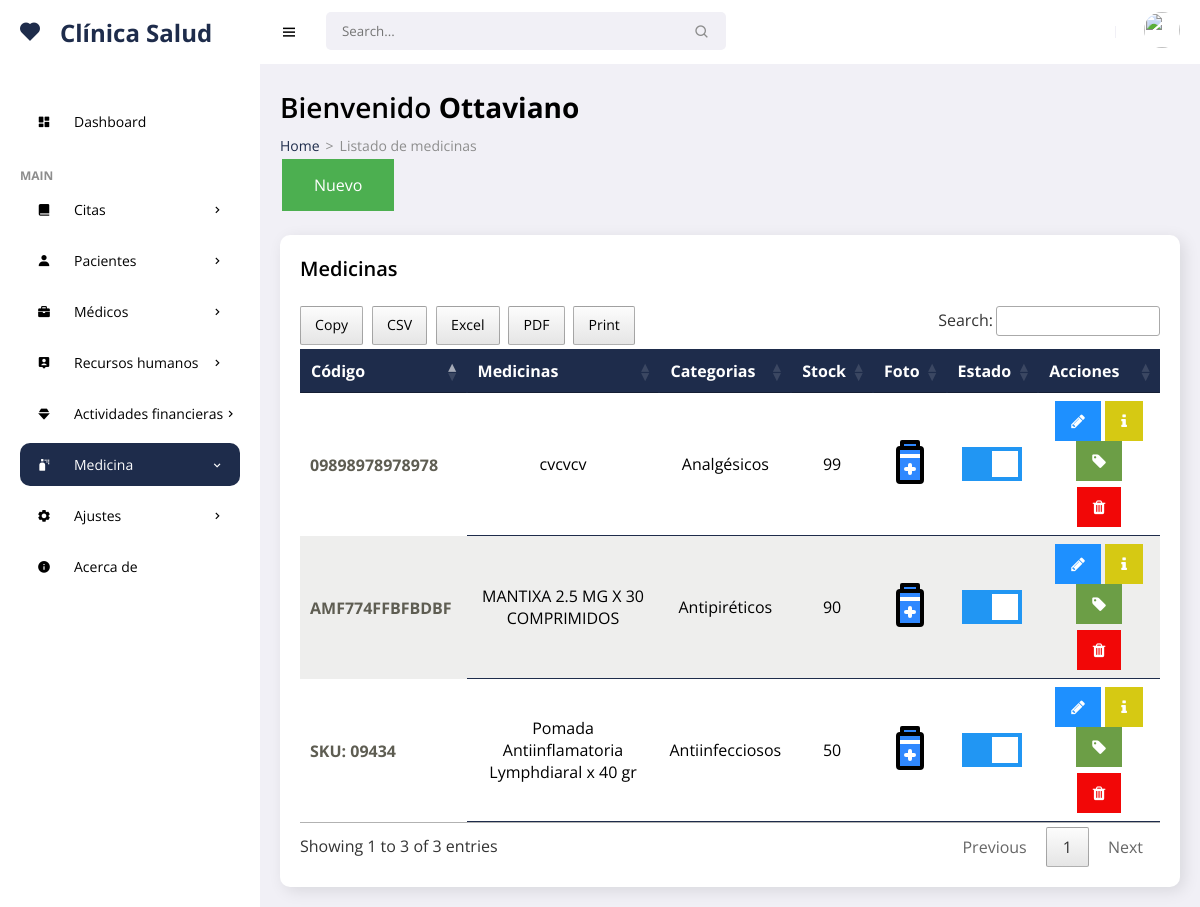
The app's page /consultorio_nuevo/frontend/medicinas/mostrar.php (signed in) with its own data.
### tables this page shows
CREATE TABLE `product` (
  `idprcd` int(11) NOT NULL,
  `codpro` char(14) NOT NULL,
  `nompro` text NOT NULL,
  `idcat` int(11) NOT NULL,
  `preprd` decimal(10,2) NOT NULL,
  `stock` char(3) NOT NULL,
  `state` char(1) NOT NULL,
  `fere` timestamp NOT NULL DEFAULT current_timestamp() ON UPDATE current_timestamp()
);

CREATE TABLE `category` (
  `idcat` int(11) NOT NULL,
  `nomcat` varchar(150) NOT NULL,
  `state` char(1) NOT NULL,
  `fere` timestamp NOT NULL DEFAULT current_timestamp() ON UPDATE current_timestamp()
);

### consultorio_nuevo/frontend/medicinas/mostrar.php (the view, shortened to what this page needs)
<!DOCTYPE html>
<html lang="es">
<head>
    <link href='https://unpkg.com/boxicons@2.0.9/css/boxicons.min.css' rel='stylesheet'>
    <link rel="stylesheet" href="../../backend/css/admin.css">
    <link rel="stylesheet" type="text/css" href="../../backend/css/datatable.css">
    <link rel="stylesheet" type="text/css" href="../../backend/css/buttonsdataTables.css">
    <link rel="stylesheet" type="text/css" href="../../backend/css/font.css">
</head>
<body>
    <section id="sidebar">
        <a href="../admin/escritorio.php" class="brand"><i class='bx bxs-heart icon'></i> Clínica Salud</a>
        <ul class="side-menu">
            <li><a href="../admin/escritorio.php" ><i class='bx bxs-dashboard icon' ></i> Dashboard</a></li>
            <li class="divider" data-text="main">Main</li>
            <li>
                <a href="#"><i class='bx bxs-book-alt icon' ></i> Citas <i class='bx bx-chevron-right icon-right' ></i></a>
            </li>
            <li>
                <a href="#"><i class='bx bxs-user icon' ></i> Pacientes <i class='bx bx-chevron-right icon-right' ></i></a>
            </li>
            <li>
                <a href="#"><i class='bx bxs-briefcase icon' ></i> Médicos <i class='bx bx-chevron-right icon-right' ></i></a>
            </li>
            <li>
                <a href="#"><i class='bx bxs-user-pin icon' ></i> Recursos humanos<i class='bx bx-chevron-right icon-right' ></i></a>
            </li>
            <li>
                <a href="#"><i class='bx bxs-diamond icon' ></i> Actividades financieras<i class='bx bx-chevron-right icon-right' ></i></a>
            </li>
            <li>
                <a href="#" class="active"><i class='bx bxs-spray-can icon' ></i> Medicina<i class='bx bx-chevron-right icon-right' ></i></a>
            </li>
            <li>
                <a href="#"><i class='bx bxs-cog icon' ></i> Ajustes<i class='bx bx-chevron-right icon-right' ></i></a>
            </li>
        <li><a href="../acerca/mostrar.php"><i class='bx bxs-info-circle icon' ></i> Acerca de</a></li>
        </ul>
    </section>
    <section id="content">
        <nav>
            <i class='bx bx-menu toggle-sidebar' ></i>
            <form action="#">
                <div class="form-group">
                    <input type="text" placeholder="Search...">
                    <i class='bx bx-search icon' ></i>
                </div>
            </form>
            <div class="profile">
                <img src="https://images.unsplash.com/photo-1517841905240-472988babdf9?ixid=MnwxMjA3fDB8MHxzZWFyY2h8NHx8cGVvcGxlfGVufDB8fDB8fA%3D%3D&ixlib=rb-1.2.1&auto=format&fit=crop&w=500&q=60" alt="">
            </div>
        </nav>
        <main>
            <h1 class="title">Bienvenido <?php echo '<strong>'.$_SESSION['username'].'</strong>'; ?></h1>
            <ul class="breadcrumbs">
                <li><a href="../admin/escritorio.php">Home</a></li>
                <li class="divider">></li>
                <li><a href="#" class="active">Listado de medicinas</a></li>
            </ul>
            <button class="button" onclick="location.href='nuevo.php'">Nuevo</button>
          <div class="data">
                <div class="content-data">
                    <div class="head">
                        <h3>Medicinas</h3>
                    </div>
                   <div class="table-responsive" style="overflow-x:auto;">
                       <?php
require '../../backend/bd/Conexion.php';
$sentencia = $connect->prepare("SELECT product.idprcd, product.codpro, product.nompro, category.idcat, category.nomcat, product.preprd, product.stock, product.state, product.fere FROM product INNER JOIN category ON product.idcat = category.idcat ORDER BY idprcd DESC;");
 $sentencia->execute();
$data =  array();
if($sentencia){
  while($r = $sentencia->fetchObject()){
    $data[] = $r;
  }
}
     ?>
     <?php if(count($data)>0):?>
         <table id="example" class="responsive-table">
            <thead>
                <tr>
                    <th scope="col">Código</th>
                    <th scope="col">Medicinas</th>
                    <th scope="col">Categorias</th>
                    <th scope="col">Stock</th>
                    <th scope="col">Foto</th>
                    <th scope="col">Estado</th>
                    <th scope="col">Acciones</th>
                </tr>
            </thead>
            <tbody>
                <?php foreach($data as $d):?>
                    <tr>
                        <th scope="row"><?php echo $d->codpro ?></th>
                        <td data-title="Medicina"><?php echo $d->nompro ?></td>
                        <td data-title="Categorias"><?php echo $d->nomcat ?></td>
                        <td data-title="Stock"><?php echo $d->stock ?></td>
                        <td data-title="Foto"><img src="../../backend/img/medicine.svg"></td>
                        <td data-title="Estado">
                        <label class="switch">
                          <span class="slider"></span>
                        </label>
                        </td>
                        <td>
                <a title="Actualizar" href="../medicinas/editar.php?id=<?php echo $d->idprcd ?>" class="fa fa-pencil tooltip"></a>
                            <a title="Información" href="../medicinas/info.php?id=<?php echo $d->idprcd ?>" class="fa fa-info"></a>
                            <a title="Stock" href="../medicinas/stock.php?id=<?php echo $d->idprcd ?>" class="fa fa-tag"></a>
                            <form  onsubmit="return confirm('Realmente desea eliminar el registro?');" method='POST' action='<?php $_SERVER['PHP_SELF'] ?>'>
<button name='delete_medicine' style="cursor: pointer;" class="fa fa-trash"></button>
</form>
                        </td>
                    </tr>
                    <?php endforeach; ?>
            </tbody>
         </table>
    <?php endif; ?>
                    </div>
                </div>
            </div>
        </main>
    </section>
</body>
</html>

### consultorio_nuevo/backend/css/datatable.css (style rules this page uses)
table.dataTable thead>tr>th.sorting,table.dataTable thead>tr>th.sorting_asc,table.dataTable thead>tr>th.sorting_desc,table.dataTable thead>tr>th.sorting_asc_disabled,table.dataTable thead>tr>th.sorting_desc_disabled,table.dataTable thead>tr>td.sorting,table.dataTable thead>tr>td.sorting_asc,table.dataTable thead>tr>td.sorting_desc,table.dataTable thead>tr>td.sorting_asc_disabled,table.dataTable thead>tr>td.sorting_desc_disabled { cursor:pointer;position:relative;padding-right:26px }
table.dataTable thead>tr>th.sorting:before,table.dataTable thead>tr>th.sorting:after,table.dataTable thead>tr>th.sorting_asc:before,table.dataTable thead>tr>th.sorting_asc:after,table.dataTable thead>tr>th.sorting_desc:before,table.dataTable thead>tr>th.sorting_desc:after,table.dataTable thead>tr>th.sorting_asc_disabled:before,table.dataTable thead>tr>th.sorting_asc_disabled:after,table.dataTable thead>tr>th.sorting_desc_disabled:before,table.dataTable thead>tr>th.sorting_desc_disabled:after,table.dataTable thead>tr>td.sorting:before,table.dataTable thead>tr>td.sorting:after,table.dataTable thead>tr>td.sorting_asc:before,table.dataTable thead>tr>td.sorting_asc:after,table.dataTable thead>tr>td.sorting_desc:before,table.dataTable thead>tr>td.sorting_desc:after,table.dataTable thead>tr>td.sorting_asc_disabled:before,table.dataTable thead>tr>td.sorting_asc_disabled:after,table.dataTable thead>tr>td.sorting_desc_disabled:before,table.dataTable thead>tr>td.sorting_desc_disabled:after { position:absolute;display:block;opacity:.125;right:10px;line-height:9px;font-size:.9em }
table.dataTable thead>tr>th.sorting:before,table.dataTable thead>tr>th.sorting_asc:before,table.dataTable thead>tr>th.sorting_desc:before,table.dataTable thead>tr>th.sorting_asc_disabled:before,table.dataTable thead>tr>th.sorting_desc_disabled:before,table.dataTable thead>tr>td.sorting:before,table.dataTable thead>tr>td.sorting_asc:before,table.dataTable thead>tr>td.sorting_desc:before,table.dataTable thead>tr>td.sorting_asc_disabled:before,table.dataTable thead>tr>td.sorting_desc_disabled:before { bottom:50%;content:"▴" }
table.dataTable thead>tr>th.sorting:after,table.dataTable thead>tr>th.sorting_asc:after,table.dataTable thead>tr>th.sorting_desc:after,table.dataTable thead>tr>th.sorting_asc_disabled:after,table.dataTable thead>tr>th.sorting_desc_disabled:after,table.dataTable thead>tr>td.sorting:after,table.dataTable thead>tr>td.sorting_asc:after,table.dataTable thead>tr>td.sorting_desc:after,table.dataTable thead>tr>td.sorting_asc_disabled:after,table.dataTable thead>tr>td.sorting_desc_disabled:after { top:50%;content:"▾" }
table.dataTable thead>tr>th.sorting_asc:before,table.dataTable thead>tr>th.sorting_desc:after,table.dataTable thead>tr>td.sorting_asc:before,table.dataTable thead>tr>td.sorting_desc:after { opacity:.6 }
table.dataTable thead th,table.dataTable thead td,table.dataTable tfoot th,table.dataTable tfoot td { text-align:left }
table.dataTable { width:100%;margin:0 auto;clear:both;border-collapse:separate;border-spacing:0 }
table.dataTable thead th,table.dataTable tfoot th { font-weight:bold }
table.dataTable thead th,table.dataTable thead td { padding:10px;border-bottom:1px solid rgba(0, 0, 0, 0.3) }
table.dataTable tbody tr { background-color:transparent }
table.dataTable tbody th,table.dataTable tbody td { padding:8px 10px }
table.dataTable.no-footer { border-bottom:1px solid rgba(0, 0, 0, 0.3) }
table.dataTable th,table.dataTable td { box-sizing:content-box }

### records on screen
product: codpro "09898978978978", nompro "cvcvcv", idcat.nomcat "Analgésicos", stock "99"
product: codpro "SKU: 09434", nompro "Pomada Antiinflamatoria Lymphdiaral x 40 gr", idcat.nomcat "Antiinfecciosos", stock "50"
product: codpro "AMF774FFBFBDBF", nompro "MANTIXA 2.5 MG X 30 COMPRIMIDOS", idcat.nomcat "Antipiréticos", stock "90"

### other values on screen
$_SESSION['username'] "Ottaviano"
